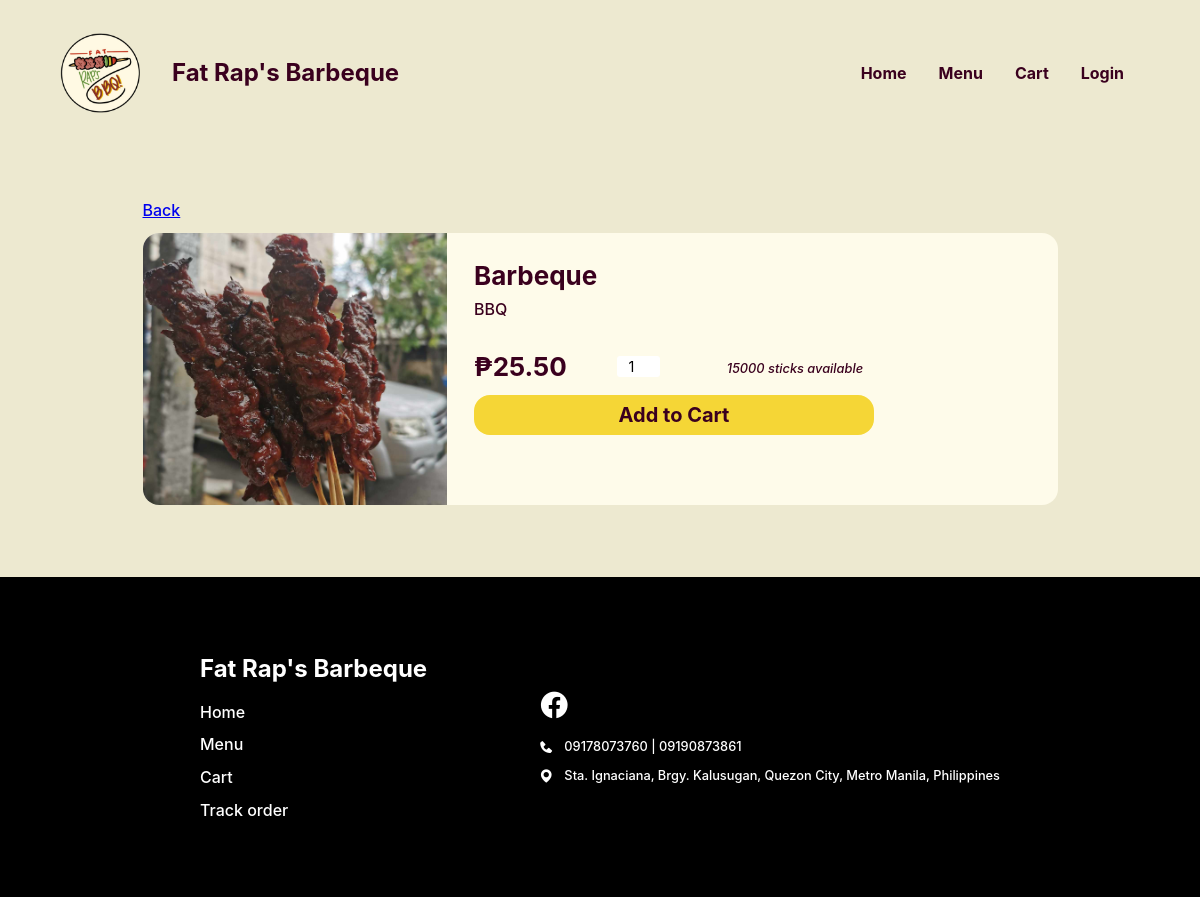
The page /Website/product-info.php?FOOD_ID=60 on the database as committed earlier.
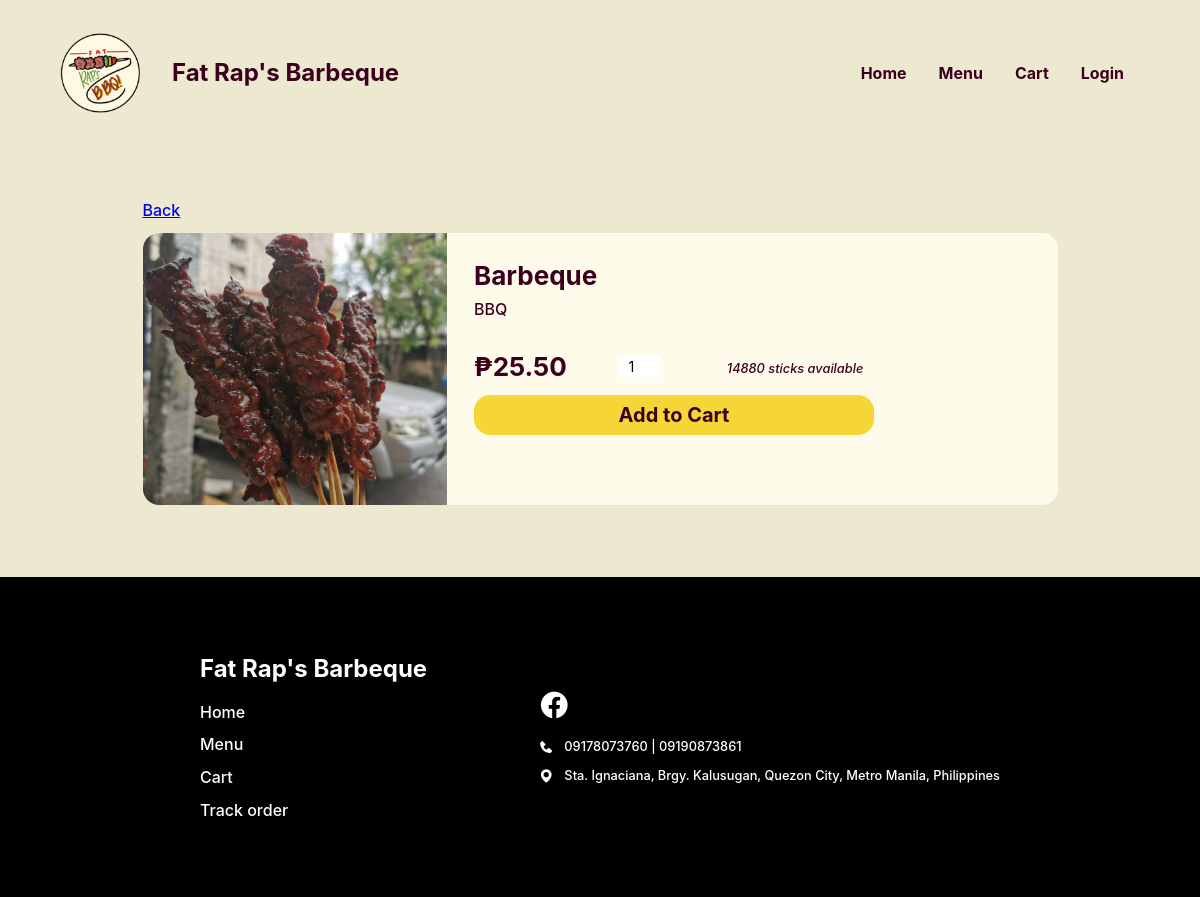
The same page on the database as committed later.
### tables this page shows
CREATE TABLE `food` (
  `FOOD_ID` int(18) UNSIGNED NOT NULL,
  `CTGY_ID` int(18) NOT NULL,
  `FOOD_NAME` varchar(20) NOT NULL,
  `FOOD_PRICE` decimal(10,2) NOT NULL,
  `FOOD_DESC` varchar(50) NOT NULL,
  `FOOD_IMG` varchar(255) NOT NULL,
  `FOOD_STOCK` int(20) NOT NULL,
  `FOOD_ACTIVE` varchar(10) NOT NULL,
  `FOOD_TYPE` varchar(16) NOT NULL,
  `HOURLY_CAP` int(18) NOT NULL
);

### Website/product-info.php (the view, shortened to what this page needs)
<?php
@include 'constants.php';
$PRSN_ROLE = $_SESSION['prsn_role'];
$FOOD_ID = $_GET['FOOD_ID'];
$sql = "SELECT * FROM food WHERE FOOD_ID = '$FOOD_ID'";
$res = mysqli_query($conn, $sql);
$count = mysqli_num_rows($res);
if ($count > 0) {
    while ($row = mysqli_fetch_assoc($res)) {
        $FOOD_NAME = $row['FOOD_NAME'];
        $FOOD_DESC = $row['FOOD_DESC'];
        $FOOD_IMG = $row['FOOD_IMG'];
        $FOOD_PRICE = $row['FOOD_PRICE'];
        $FOOD_STOCK = $row['FOOD_STOCK'];
    }
}
?>
<!DOCTYPE html>
<html lang="en">
<head>
    <link rel="stylesheet" href="header-styles.css">
    <link rel="stylesheet" href="customer-styles.css">
    <link href='https://unpkg.com/boxicons@2.1.4/css/boxicons.min.css' rel='stylesheet'>
</head>
<body class="<?php echo ($PRSN_ROLE === 'Wholesaler') ? 'wholesaler' : ''; ?>">
    <header class="<?php echo ($PRSN_ROLE === 'Wholesaler') ? 'wholesaler' : ''; ?>">
        <div class="header-container">
            <div class="website-title">
                <img id="logo" src="images/client-logo.png">
                <div class="text">
                    <h1>Fat Rap's Barbeque</h1>
                </div>
            </div>
            <ul class='menubar'>
                <li><a href="<?php echo SITEURL; ?>cus-home-page.php">Home</a></li>
                <li><a href="<?php echo SITEURL; ?>menu.php">Menu</a></li>
                <li><a href="<?php echo SITEURL; ?>cart.php">Cart</a></li>
                <?php
                if (isset($_SESSION['prsn_id'])) {
                ?>
                    <li><a href="<?php echo SITEURL; ?>logout.php">Logout</a>
                    </li>
                <?php
                } else {
                ?>
                    <li><a href="<?php echo SITEURL; ?>login-page.php">Login</a></li>
                <?php
                }
                ?>
            </ul>
        </div>
    </header>
    <main>
        <section class="section product-info-page">
            <div class="container">
                <div class="wrapper">
                    <a href="<?php echo SITEURL; ?>menu.php" class="back">Back</a>
                    <section class="block">
                        <img src="<?php echo SITEURL; ?>images/<?php echo $FOOD_IMG; ?>" alt="">
                        <div class="right-grp">
                            <div class="top">
                                <h1><?php echo $FOOD_NAME ?></h1>
                                <p><?php echo $FOOD_DESC ?></p>
                            </div>
                            <form class="bottom" method="POST">
                                <div class="inline">
                                    <h1>₱<?php echo $FOOD_PRICE ?></h1>
                                    <div class="quantity-grp">
                                        <input type="number" class="amount js-num" value="1" min="1" max="<?php echo $FOOD_STOCK; ?>">
                                    </div>
                                    <?php if ($PRSN_ROLE === "Wholesaler") { ?>
                                        <p class="remaining"><?php echo ($FOOD_STOCK < 0) ? 0 : $FOOD_STOCK; ?> available</p>
                                    <?php } else { ?>
                                        <p class="remaining"><?php echo ($FOOD_STOCK < 0) ? 0 : $FOOD_STOCK; ?> sticks available</p>
                                    <?php } ?>
                                </div>
                                <button name="order" type="submit" <?php echo ($FOOD_STOCK <= 0 || (isset($_POST['quantity']) && ($IN_ORDER_QUANTITY + intval($_POST['quantity']) > $FOOD_STOCK))) ? 'disabled' : ''; ?>>Add to Cart</button>
                            </form>
                        </div>
                    </section>
                </div>
            </div>
        </section>
    </main>
    <footer>
        <div class="footer-container">
            <div class="left-container">
                <h2>Fat Rap's Barbeque</h2>
                <div class="list">
                    <ul>
                        <li><a href="<?php echo SITEURL; ?>cus-home-page.php">Home</a></li>
                        <li><a href="<?php echo SITEURL; ?>menu.php">Menu</a></li>
                        <li><a href="<?php echo SITEURL; ?>cart.php">Cart</a></li>
                        <li><a href="cus-home-page.php#track-order-section">Track order</a></li>
                    </ul>
                </div>
            </div>
            <div class="right-container">
                <div class="icons-block">
                    <a href="https://www.facebook.com/profile.php?id=100077565231475">
                        <i class='bx bxl-facebook-circle'></i>
                    </a>
                </div>
                <div class="list">
                    <div class="list-items">
                        <i class='bx bxs-phone'></i>
                        <p>09178073760 | 09190873861</p>
                    </div>
                    <div class="list-items">
                        <i class='bx bxs-map'></i>
                        <p>Sta. Ignaciana, Brgy. Kalusugan, Quezon City, Metro Manila, Philippines</p>
                    </div>
                </div>
            </div>
        </div>
    </footer>
</body>
</html>

### Website/header-styles.css (style rules this page uses)
*, *::before, *::after { margin: 0; padding: 0; box-sizing: border-box; font-family: inherit; }
:root { --bg:#F2FFE1; --primary:#f3d95c; --text:#3A001E; --text2: #FA3F1F; --input-bg:#F7F3DC; --eye-icon:#CEC699; --block: #4ADE5D; --block-p:#277B32; --block-h1: #0F4C17; --form-bg: #FFFDEF; --header-text: #3A001E; }
body { font-family: 'Inter', sans-serif; }
header, footer { width: 100%; display: flex; justify-content: center; align-items: center; }
header { height: 8rem; position: fixed; top: 0; z-index: 100; color: var(--header-text); background-color: var(--bg); }
.header-container, .footer-container { margin-inline: auto; margin-top: 2rem; margin-bottom: 0.9rem; width: 90%; max-width: 1200px; display: flex; justify-content: space-between; align-items: center; }
.website-title { display: flex; align-items: center; }
header img { width: 80px; position: relative; }
header .text { margin-left: 2rem; display: flex; flex-direction: column; gap: 0; }
header h1 { white-space: nowrap; font-size: 1.5rem; }
header .text p, footer .right-container p { font-size: 0.8rem; }
li > a { color: inherit; text-decoration: none; }
footer { background-color: #000; color: #fff; min-height: 20rem; }
.footer-container { width: 90%; max-width: 800px; margin: clamp(1rem, 6vw, 4.5rem) auto; display: flex; justify-content: space-between; }
.left-container h2 { margin-bottom: 1.2rem; }
.icons-block { margin-bottom: 1rem; }
.list > ul { padding-inline-start: 0; margin-block: 0; height: 100%; }
.list > ul, .list { display: grid; gap: 0.8rem; }
.list > ul > li { color: #fff; display: block; }
.icons-block { display: flex; gap: 1rem; }
.icons-block a { color: #fff; }
.icons-block i { font-size: 2rem; }
.list-items { display: flex; gap: 10px; }
.menubar { display: flex; flex-direction: row; list-style-type: none; margin: 0; padding: 0; }
.menubar > li { font-weight: bold; margin: 0 1rem; overflow: hidden; }

Rows that differ between the two databases and show on the page:
changed food "Barbeque": FOOD_STOCK "15000" → "14880"
